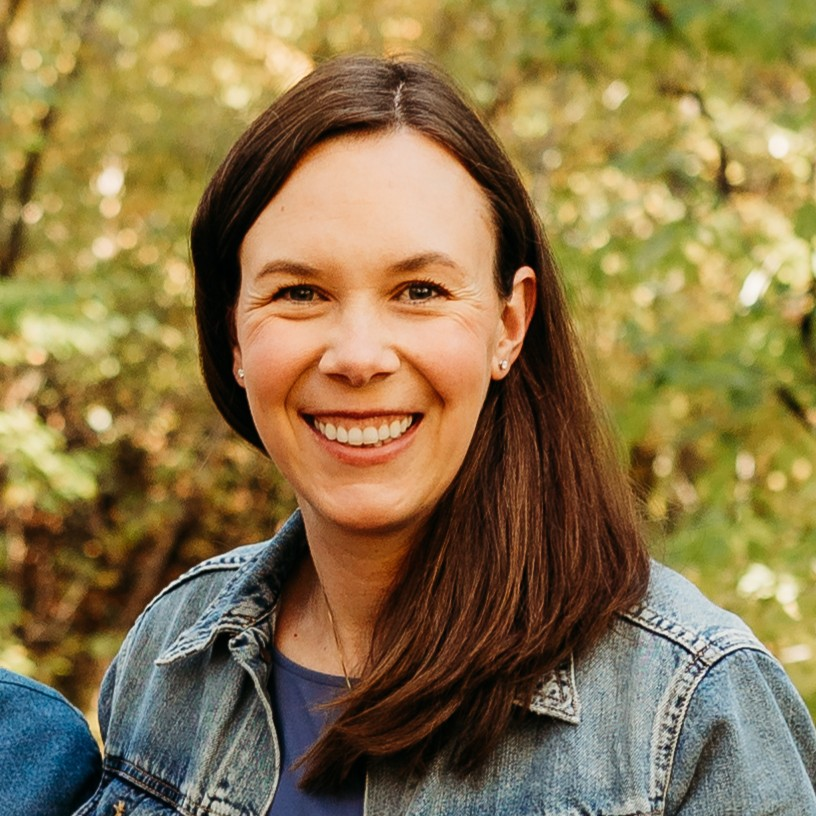
#> input picture new_website/katie-photo.jpg, 816 x 816 px
$ python -i stabalize.py   (imports and definitions only)
#> lines starting #> are read from the running program, lines starting #| are printed output that depends on the picture
#> in stabilize_video, prev_frame is the input picture: shape (816, 816, 3); mean B, G, R 74, 117.9, 138.8
import cv2
import numpy as np
import os
from vidstab import VidStab

# Directory containing input videos
input_directory = r"C:\Users\reich\Documents\RealEstateVideos\20241202-Demo-1"

# Create a subfolder for stabilized videos
output_directory = os.path.join(input_directory, "stabilized")
# [1 line not run here, left out]

def estimate_trajectory(prev_frame, curr_frame):
    """
    Estimate motion between two frames using feature tracking.

    Args:
        prev_frame (numpy.ndarray): Previous frame
        curr_frame (numpy.ndarray): Current frame

    Returns:
        numpy.ndarray: Transformation matrix
    """
    # Convert frames to grayscale
    prev_gray = cv2.cvtColor(prev_frame, cv2.COLOR_BGR2GRAY)
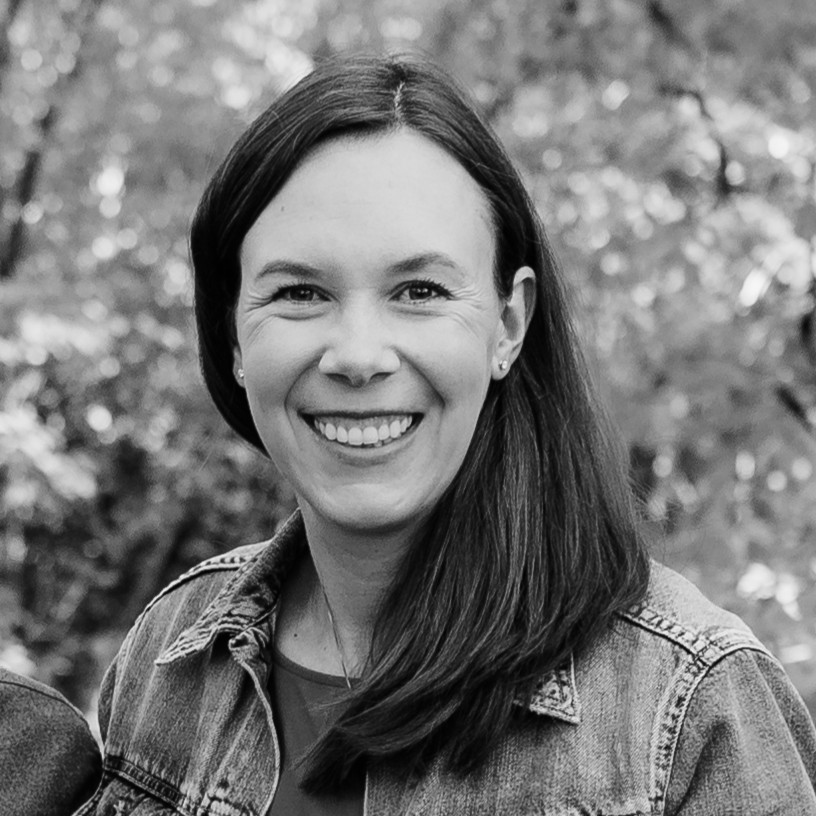
#> prev_gray: shape (816, 816); min 0, max 247, mean 119.2
    curr_gray = cv2.cvtColor(curr_frame, cv2.COLOR_BGR2GRAY)

    # Detect features
    features_prev = cv2.goodFeaturesToTrack(
        prev_gray,
        maxCorners=200,
        qualityLevel=0.01,
        minDistance=30,
        blockSize=3
    )
#> features_prev = 200 rows, first 8: [426, 290], [697, 661], [181, 649], [178, 808], [684, 699], [675, 732], [222, 801], [114, 805]

    # Track features
    features_curr, status, err = cv2.calcOpticalFlowPyrLK(
        prev_gray, curr_gray, features_prev, None
    )
#> features_curr has the same summary as features_prev; status = 200 values from 1 to 1; err = 200 values from 0 to 0

    # Filter good matches
    idx = np.where(status == 1)[0]
#> idx = 200 values from 0 to 199
    features_prev = features_prev[idx]
    features_curr = features_curr[idx]

    # Find transformation matrix
    transformation = cv2.estimateAffinePartial2D(features_prev, features_curr)[0]
#> transformation = [[1, 0, 0], [0, 1, 0]]
    return transformation

def smooth_trajectory(trajectories):
    """
    Smooth camera motion trajectories.

    Args:
        trajectories (list): List of transformation matrices

    Returns:
        list: Smoothed transformation matrices
    """
    # Simple moving average smoothing
    smooth_trajectories = []
    window_size = 5

    for i in range(len(trajectories)):
        start = max(0, i - window_size // 2)
        end = min(len(trajectories), i + window_size // 2 + 1)

        # Calculate average transformation
        avg_transformation = np.mean(trajectories[start:end], axis=0)
        smooth_trajectories.append(avg_transformation)

    return smooth_trajectories

def stabilize_video(input_path, output_path):
    """
    Stabilize video by smoothing camera motion.

    Args:
        input_path (str): Path to input video
        output_path (str): Path to output stabilized video
    """
    # Open video
    cap = cv2.VideoCapture(input_path)

    # Get video properties
    width = int(cap.get(cv2.CAP_PROP_FRAME_WIDTH))
    height = int(cap.get(cv2.CAP_PROP_FRAME_HEIGHT))
    fps = cap.get(cv2.CAP_PROP_FPS)
    total_frames = int(cap.get(cv2.CAP_PROP_FRAME_COUNT))

    # Video writer
    fourcc = cv2.VideoWriter_fourcc(*'mp4v')
    out = cv2.VideoWriter(output_path, fourcc, fps, (width, height))

    # Read first frame
    ret, prev_frame = cap.read()
    if not ret:
        print("Could not read video")
        return

    # Store transformation matrices
    trajectories = []

    # Process video
    while True:
        ret, curr_frame = cap.read()
        if not ret:
            break

        # Estimate motion
        transformation = estimate_trajectory(prev_frame, curr_frame)
#> transformation = [[1, 0, 0], [0, 1, 0]]
        trajectories.append(transformation)

        prev_frame = curr_frame

    # Reset video capture
    cap.set(cv2.CAP_PROP_POS_FRAMES, 0)

    # Smooth trajectories
    smooth_trajs = smooth_trajectory(trajectories)

    # Stabilize video
    for i, transformation in enumerate(smooth_trajs):
        ret, frame = cap.read()
        if not ret:
            break

        # Apply smoothed transformation
        stabilized_frame = cv2.warpAffine(
            frame,
            transformation,
            (width, height),
            flags=cv2.INTER_LINEAR + cv2.WARP_INVERSE_MAP
        )

        out.write(stabilized_frame)

        # Optional: show progress
        print(f"Processed frame {i+1}/{total_frames}")

    # Release resources
    cap.release()
    out.release()

    print(f"Stabilized video saved to {output_path}")


# Process all videos in the input directory
# [11 lines not run here, left out]

>>> result = stabilize_video('../new_website/katie-photo.jpg', 'out.png')
